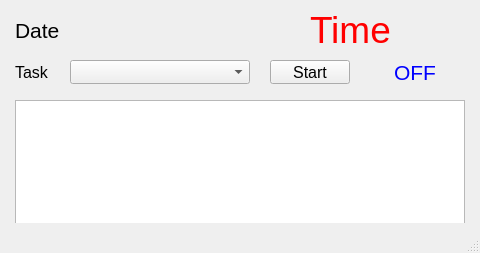
<?xml version="1.0" encoding="UTF-8"?>
<ui version="4.0">
 <class>main_window</class>
 <widget class="QMainWindow" name="main_window">
  <property name="geometry">
   <rect>
    <x>0</x>
    <y>0</y>
    <width>480</width>
    <height>253</height>
   </rect>
  </property>
  <property name="font">
   <font>
    <family>Arial</family>
    <pointsize>16</pointsize>
   </font>
  </property>
  <property name="windowTitle">
   <string>Scheduler Version 1.00</string>
  </property>
  <property name="windowIcon">
   <iconset>
    <normaloff>icon.png</normaloff>icon.png</iconset>
  </property>
  <property name="autoFillBackground">
   <bool>false</bool>
  </property>
  <widget class="QWidget" name="centralwidget">
   <widget class="QLabel" name="labelDay">
    <property name="geometry">
     <rect>
      <x>15</x>
      <y>10</y>
      <width>280</width>
      <height>40</height>
     </rect>
    </property>
    <property name="palette">
     <palette>
      <active>
       <colorrole role="WindowText">
        <brush brushstyle="SolidPattern">
         <color alpha="255">
          <red>0</red>
          <green>0</green>
          <blue>0</blue>
         </color>
        </brush>
       </colorrole>
      </active>
      <inactive>
       <colorrole role="WindowText">
        <brush brushstyle="SolidPattern">
         <color alpha="255">
          <red>0</red>
          <green>0</green>
          <blue>0</blue>
         </color>
        </brush>
       </colorrole>
      </inactive>
      <disabled>
       <colorrole role="WindowText">
        <brush brushstyle="SolidPattern">
         <color alpha="255">
          <red>106</red>
          <green>104</green>
          <blue>100</blue>
         </color>
        </brush>
       </colorrole>
      </disabled>
     </palette>
    </property>
    <property name="font">
     <font>
      <family>Arial</family>
      <pointsize>16</pointsize>
      <weight>50</weight>
      <italic>false</italic>
      <bold>false</bold>
     </font>
    </property>
    <property name="text">
     <string>Date</string>
    </property>
   </widget>
   <widget class="QLabel" name="labelTime">
    <property name="geometry">
     <rect>
      <x>310</x>
      <y>10</y>
      <width>150</width>
      <height>40</height>
     </rect>
    </property>
    <property name="palette">
     <palette>
      <active>
       <colorrole role="WindowText">
        <brush brushstyle="SolidPattern">
         <color alpha="255">
          <red>255</red>
          <green>0</green>
          <blue>0</blue>
         </color>
        </brush>
       </colorrole>
      </active>
      <inactive>
       <colorrole role="WindowText">
        <brush brushstyle="SolidPattern">
         <color alpha="255">
          <red>255</red>
          <green>0</green>
          <blue>0</blue>
         </color>
        </brush>
       </colorrole>
      </inactive>
      <disabled>
       <colorrole role="WindowText">
        <brush brushstyle="SolidPattern">
         <color alpha="255">
          <red>106</red>
          <green>104</green>
          <blue>100</blue>
         </color>
        </brush>
       </colorrole>
      </disabled>
     </palette>
    </property>
    <property name="font">
     <font>
      <family>Arial</family>
      <pointsize>28</pointsize>
      <weight>50</weight>
      <italic>false</italic>
      <bold>false</bold>
     </font>
    </property>
    <property name="text">
     <string>Time</string>
    </property>
   </widget>
   <widget class="QLabel" name="label1">
    <property name="geometry">
     <rect>
      <x>15</x>
      <y>60</y>
      <width>50</width>
      <height>24</height>
     </rect>
    </property>
    <property name="palette">
     <palette>
      <active>
       <colorrole role="WindowText">
        <brush brushstyle="SolidPattern">
         <color alpha="255">
          <red>0</red>
          <green>0</green>
          <blue>0</blue>
         </color>
        </brush>
       </colorrole>
      </active>
      <inactive>
       <colorrole role="WindowText">
        <brush brushstyle="SolidPattern">
         <color alpha="255">
          <red>0</red>
          <green>0</green>
          <blue>0</blue>
         </color>
        </brush>
       </colorrole>
      </inactive>
      <disabled>
       <colorrole role="WindowText">
        <brush brushstyle="SolidPattern">
         <color alpha="255">
          <red>106</red>
          <green>104</green>
          <blue>100</blue>
         </color>
        </brush>
       </colorrole>
      </disabled>
     </palette>
    </property>
    <property name="font">
     <font>
      <family>Arial</family>
      <pointsize>12</pointsize>
      <weight>50</weight>
      <italic>false</italic>
      <bold>false</bold>
     </font>
    </property>
    <property name="text">
     <string>Task</string>
    </property>
   </widget>
   <widget class="QComboBox" name="chooseTask">
    <property name="geometry">
     <rect>
      <x>70</x>
      <y>60</y>
      <width>180</width>
      <height>24</height>
     </rect>
    </property>
    <property name="font">
     <font>
      <pointsize>12</pointsize>
     </font>
    </property>
   </widget>
   <widget class="QPushButton" name="startStop">
    <property name="geometry">
     <rect>
      <x>270</x>
      <y>60</y>
      <width>80</width>
      <height>24</height>
     </rect>
    </property>
    <property name="font">
     <font>
      <pointsize>12</pointsize>
     </font>
    </property>
    <property name="text">
     <string>Start</string>
    </property>
   </widget>
   <widget class="QLabel" name="labelElapsed">
    <property name="geometry">
     <rect>
      <x>375</x>
      <y>60</y>
      <width>80</width>
      <height>24</height>
     </rect>
    </property>
    <property name="palette">
     <palette>
      <active>
       <colorrole role="WindowText">
        <brush brushstyle="SolidPattern">
         <color alpha="255">
          <red>0</red>
          <green>0</green>
          <blue>255</blue>
         </color>
        </brush>
       </colorrole>
      </active>
      <inactive>
       <colorrole role="WindowText">
        <brush brushstyle="SolidPattern">
         <color alpha="255">
          <red>0</red>
          <green>0</green>
          <blue>255</blue>
         </color>
        </brush>
       </colorrole>
      </inactive>
      <disabled>
       <colorrole role="WindowText">
        <brush brushstyle="SolidPattern">
         <color alpha="255">
          <red>106</red>
          <green>104</green>
          <blue>100</blue>
         </color>
        </brush>
       </colorrole>
      </disabled>
     </palette>
    </property>
    <property name="font">
     <font>
      <family>Arial</family>
      <pointsize>16</pointsize>
      <weight>50</weight>
      <italic>false</italic>
      <bold>false</bold>
     </font>
    </property>
    <property name="text">
     <string>OFF</string>
    </property>
    <property name="alignment">
     <set>Qt::AlignCenter</set>
    </property>
   </widget>
   <widget class="QPlainTextEdit" name="textLog">
    <property name="geometry">
     <rect>
      <x>15</x>
      <y>100</y>
      <width>450</width>
      <height>130</height>
     </rect>
    </property>
    <property name="palette">
     <palette>
      <active>
       <colorrole role="WindowText">
        <brush brushstyle="SolidPattern">
         <color alpha="255">
          <red>0</red>
          <green>0</green>
          <blue>0</blue>
         </color>
        </brush>
       </colorrole>
       <colorrole role="Base">
        <brush brushstyle="SolidPattern">
         <color alpha="255">
          <red>255</red>
          <green>255</green>
          <blue>255</blue>
         </color>
        </brush>
       </colorrole>
      </active>
      <inactive>
       <colorrole role="WindowText">
        <brush brushstyle="SolidPattern">
         <color alpha="255">
          <red>0</red>
          <green>0</green>
          <blue>0</blue>
         </color>
        </brush>
       </colorrole>
       <colorrole role="Base">
        <brush brushstyle="SolidPattern">
         <color alpha="255">
          <red>255</red>
          <green>255</green>
          <blue>255</blue>
         </color>
        </brush>
       </colorrole>
      </inactive>
      <disabled>
       <colorrole role="WindowText">
        <brush brushstyle="SolidPattern">
         <color alpha="255">
          <red>106</red>
          <green>104</green>
          <blue>100</blue>
         </color>
        </brush>
       </colorrole>
       <colorrole role="Base">
        <brush brushstyle="SolidPattern">
         <color alpha="255">
          <red>212</red>
          <green>208</green>
          <blue>200</blue>
         </color>
        </brush>
       </colorrole>
      </disabled>
     </palette>
    </property>
    <property name="font">
     <font>
      <pointsize>12</pointsize>
     </font>
    </property>
    <property name="textInteractionFlags">
     <set>Qt::TextSelectableByKeyboard|Qt::TextSelectableByMouse</set>
    </property>
   </widget>
  </widget>
  <widget class="QMenuBar" name="menubar">
   <property name="geometry">
    <rect>
     <x>0</x>
     <y>0</y>
     <width>480</width>
     <height>28</height>
    </rect>
   </property>
  </widget>
  <widget class="QStatusBar" name="statusbar"/>
 </widget>
 <resources/>
 <connections/>
 <designerdata>
  <property name="gridDeltaX">
   <number>5</number>
  </property>
  <property name="gridDeltaY">
   <number>5</number>
  </property>
  <property name="gridSnapX">
   <bool>true</bool>
  </property>
  <property name="gridSnapY">
   <bool>true</bool>
  </property>
  <property name="gridVisible">
   <bool>true</bool>
  </property>
 </designerdata>
</ui>
